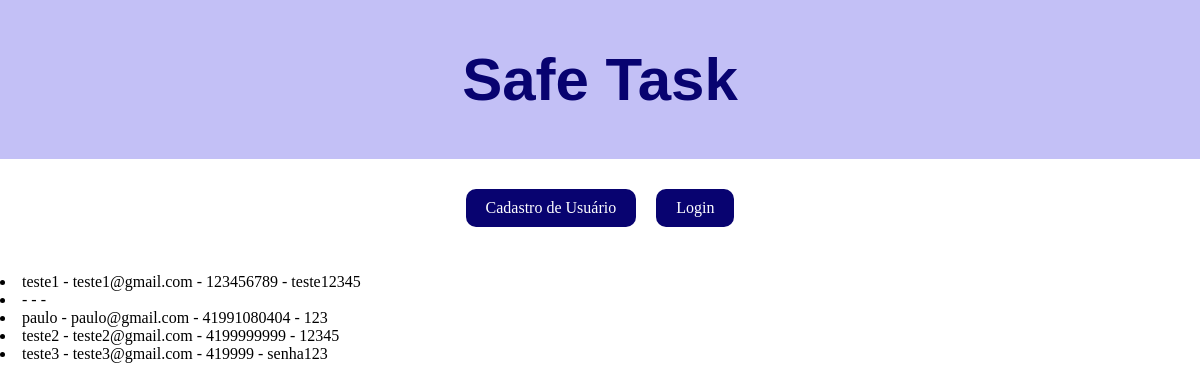
The page / on the database its author committed.
### models.py (models this page shows, shortened)
class Usuario(db.Model):
    __tablename__ = 'usuarios'
    id = db.Column(db.Integer, primary_key = True, autoincrement=True)
    nome = db.Column(db.String(150), unique = True, nullable = False)
    email = db.Column(db.String(150), unique = True, nullable = False)
    telefone = db.Column(db.String(150), unique = True, nullable = False)
    senha = db.Column(db.String(20), unique = False, nullable = False)

### app.py (the view)
@app.route('/')
def home():
    usuarios = db.session.query(Usuario).all()
    return render_template('home.html', usuarios = usuarios)

### templates/home.html (shortened to what this page needs)
<!DOCTYPE html>
<html lang="pt-br">
<head>
    <link rel="stylesheet" href="{{ url_for('static', filename='style.css') }}">
</head>
<header>
    <div class="namepagina">
        <h1>Safe Task</h1>
    </div>
</header>
<body>
    <div class="botoes_login_cadastro">
    <a href = '/cadastro_page' class="botao"> Cadastro de Usuário </a>
    <a href = '/login' class="botao"> Login </a>
    </div>
        {% for usuario in usuarios %}
            <li>
                {{usuario.nome}} - {{usuario.email}} - {{usuario.telefone}} - {{usuario.senha}}
            </li>
        {% endfor %}
</body>
</html>

### static/style.css (style rules this page uses)
body { margin: 0; padding: 0; height: 100%; }
.namepagina { color: #080370; background-color: #c3c0f6; padding: 5px; text-align: center; font-family: Arial, Helvetica, sans-serif; font-size: 30px; }
.botoes_login_cadastro { padding: 30px; display: flex; flex-direction: row; justify-content: center; gap: 20px; }
.botao { padding: 10px 20px; font-size: 16px; color: #fff; background-color: #080370; text-decoration: dashed; border-radius: 10px; }

### rows shown on the page
Usuario: nome "teste1", email "teste1@gmail.com", telefone "123456789", senha "teste12345"
Usuario: nome "paulo", email "paulo@gmail.com", telefone "41991080404", senha "123"
Usuario: nome "teste2", email "teste2@gmail.com", telefone "4199999999", senha "12345"
Usuario: nome "teste3", email "teste3@gmail.com", telefone "419999", senha "senha123"
